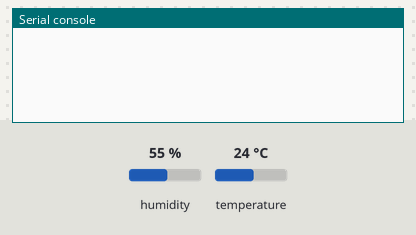
The program below on a simulated MicroPython board. On the bench: the last lines printed to the serial console. The test bench sets the inputs (shaded band); at power-on: humidity 55 %, temperature 24 °C.

Above: at 1.2 s.
1.3 s: humidity set to 22 %
At 3.0 s:
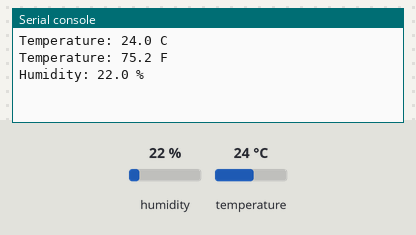
4.3 s: temperature set to 12 °C
At 6.5 s:
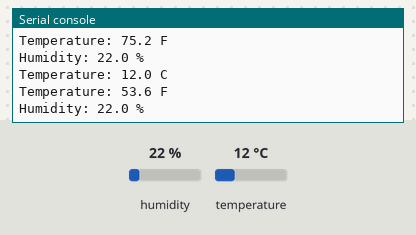
7.3 s: humidity set to 40 %
At 8.9 s:
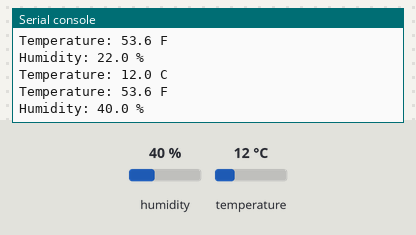

The program:

DHT11_v1.py
```python
from machine import Pin
from time import sleep
import dht

PIN_DHT11_DATA = 0
INTERVAL_MEASUREMENT = 2 # seconds

pinData = Pin(PIN_DHT11_DATA, Pin.IN)
sensor = dht.DHT11(pinData)

while True:
  try:
    sleep(INTERVAL_MEASUREMENT)
    sensor.measure()
    temp = sensor.temperature()
    hum = sensor.humidity()
    temp_f = temp * (9/5) + 32.0
    print('Temperature: %3.1f C' %temp)
    print('Temperature: %3.1f F' %temp_f)
    print('Humidity: %3.1f %%' %hum)
  except OSError as e:
    print('Failed to read sensor.')
```

Measured:
- after the input at 1.3 s, the serial console: prints a new line after 0.72 s (image 1)
- after the input at 4.3 s, the serial console: prints a new line after 1.8 s (image 2)
- after the input at 7.3 s, the serial console: prints a new line after 0.79 s (image 3)
